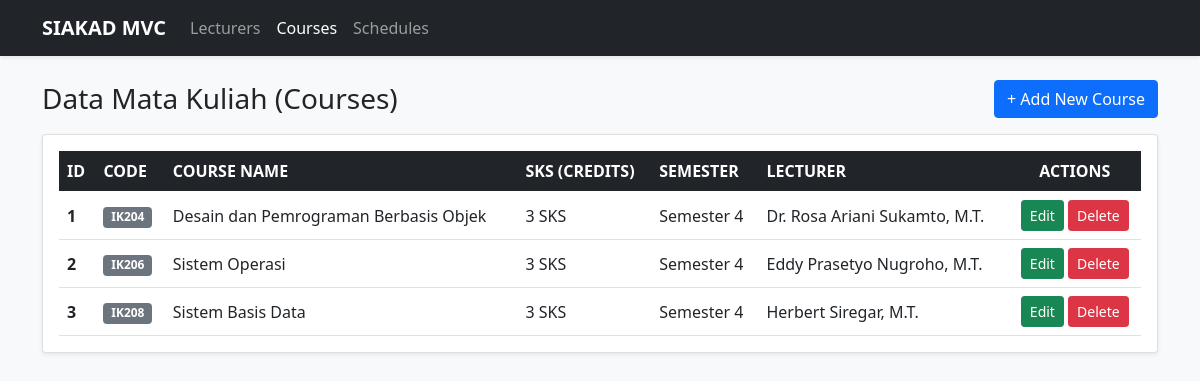
The app's page /Project/index.php?controller=courses&action=index with its own data.
### tables this page shows
CREATE TABLE `courses` (
  `id` INT(11) NOT NULL AUTO_INCREMENT,
  `code` VARCHAR(15) NOT NULL UNIQUE,
  `course_name` VARCHAR(100) NOT NULL,
  `credits` TINYINT(2) NOT NULL DEFAULT 3,
  `semester` TINYINT(2) NOT NULL DEFAULT 1,
  `lecturer_id` INT(11) NULL,
  PRIMARY KEY (`id`),
  CONSTRAINT `fk_courses_lecturer` FOREIGN KEY (`lecturer_id`) REFERENCES `lecturers`(`id`) ON DELETE SET NULL ON UPDATE CASCADE
);

CREATE TABLE `lecturers` (
  `id` INT(11) NOT NULL AUTO_INCREMENT,
  `name` VARCHAR(100) NOT NULL,
  `nidn` VARCHAR(20) NOT NULL UNIQUE,
  `phone` VARCHAR(20) NOT NULL,
  `join_date` DATE NOT NULL,
  `expertise` VARCHAR(100) NOT NULL DEFAULT 'Ilmu Komputer',
  PRIMARY KEY (`id`)
);

### Project/config/database.php (called while the page is built, shortened)
<?php
class Database
{
    private static ?Database $instance = null;
    private mysqli $conn;
    private string $host = "localhost";
    private string $username = "root";
    private string $password = "";
    private string $database = "db_tp8";
    private function __construct()
    {
        $this->conn = new mysqli($this->host, $this->username, $this->password, $this->database);
        $this->conn->set_charset("utf8mb4");
    }
    public static function getInstance(): Database
    {
        if (self::$instance === null) {
            self::$instance = new self();
        }
        return self::$instance;
    }
    public function getConnection(): mysqli
    {
        return $this->conn;
    }
}

### Project/controllers/CourseController.php (called while the page is built, shortened)
<?php
require_once __DIR__ . '/../models/Course.php';
class CourseController
{
    private Course $model;
    public function __construct()
    {
        $this->model = new Course();
    }
    public function index(): void
    {
        $courses = $this->model->getAll();
        $activeMenu = "courses";
        require __DIR__ . '/../views/layouts/header.php';
        require __DIR__ . '/../views/courses/index.php';
        require __DIR__ . '/../views/layouts/footer.php';
    }
}

### Project/models/Course.php (called while the page is built, shortened)
<?php
require_once __DIR__ . '/../config/database.php';
class Course
{
    private mysqli $db;
    public function __construct()
    {
        $this->db = Database::getInstance()->getConnection();
    }
    public function getAll(): array
    {
        $sql = "SELECT courses.*, lecturers.name AS lecturer_name, lecturers.nidn AS lecturer_nidn
                FROM courses
                LEFT JOIN lecturers ON courses.lecturer_id = lecturers.id
                ORDER BY courses.id ASC";
        $result = $this->db->query($sql);
        $data = [];
        if ($result) {
            while ($row = $result->fetch_assoc()) {
                $data[] = $row;
            }
        }
        return $data;
    }
}

### Project/views/courses/index.php (the view)
<div class="d-flex justify-content-between align-items-center mb-3">
  <h3 class="mb-0">Data Mata Kuliah (Courses)</h3>
  <a class="btn btn-primary" href="index.php?controller=courses&action=create">+ Add New Course</a>
</div>
<div class="card shadow-sm">
  <div class="card-body table-responsive">
    <table class="table table-hover align-middle mb-0">
      <thead class="table-dark">
        <tr>
          <th>ID</th>
          <th>CODE</th>
          <th>COURSE NAME</th>
          <th>SKS (CREDITS)</th>
          <th>SEMESTER</th>
          <th>LECTURER</th>
          <th class="text-center">ACTIONS</th>
        </tr>
      </thead>
      <tbody>
        <?php if (empty($courses)): ?>
          <tr><td colspan="7" class="text-center text-muted py-4">Belum ada data mata kuliah.</td></tr>
        <?php else: ?>
          <?php foreach ($courses as $row): ?>
            <tr>
              <th><?= htmlspecialchars($row['id']) ?></th>
              <td><span class="badge bg-secondary"><?= htmlspecialchars($row['code']) ?></span></td>
              <td><?= htmlspecialchars($row['course_name']) ?></td>
              <td><?= htmlspecialchars($row['credits']) ?> SKS</td>
              <td>Semester <?= htmlspecialchars($row['semester']) ?></td>
              <td><?= htmlspecialchars($row['lecturer_name'] ?? 'Belum ditentukan') ?></td>
              <td class="text-center">
                <a class="btn btn-sm btn-success" href="index.php?controller=courses&action=edit&id=<?= $row['id'] ?>">Edit</a>
                <a class="btn btn-sm btn-danger" href="index.php?controller=courses&action=delete&id=<?= $row['id'] ?>" onclick="return confirm('Menghapus mata kuliah akan menghapus jadwal terkait. Lanjutkan?')">Delete</a>
              </td>
            </tr>
          <?php endforeach; ?>
        <?php endif; ?>
      </tbody>
    </table>
  </div>
</div>

### Project/index.php (shortened to what this page needs)
<?php
$controllerName = $_GET['controller'] ?? 'lecturers';
$actionName     = $_GET['action'] ?? 'index';
switch ($controllerName) {
    case 'courses':
        require_once __DIR__ . '/controllers/CourseController.php';
        $controller = new CourseController();
        break;
}
if (method_exists($controller, $actionName)) {
    $controller->$actionName();
} else {
    $controller->index();
}

### Project/views/layouts/header.php (shortened to what this page needs)
<!doctype html>
<html lang="id">
<head>
  <link href="assets/css/bootstrap.min.css" rel="stylesheet">
</head>
<body class="bg-light">
  <nav class="navbar navbar-expand-lg navbar-dark bg-dark shadow-sm">
    <div class="container">
      <a class="navbar-brand fw-bold" href="index.php?controller=lecturers&action=index">SIAKAD MVC</a>
      <div class="collapse navbar-collapse" id="navbarNav">
        <ul class="navbar-nav">
          <li class="nav-item">
            <a class="nav-link <?= ($activeMenu ?? '') === 'lecturers' ? 'active fw-semibold' : '' ?>" href="index.php?controller=lecturers&action=index">Lecturers</a>
          </li>
          <li class="nav-item">
            <a class="nav-link <?= ($activeMenu ?? '') === 'courses' ? 'active fw-semibold' : '' ?>" href="index.php?controller=courses&action=index">Courses</a>
          </li>
          <li class="nav-item">
            <a class="nav-link <?= ($activeMenu ?? '') === 'schedules' ? 'active fw-semibold' : '' ?>" href="index.php?controller=schedules&action=index">Schedules</a>
          </li>
        </ul>
      </div>
    </div>
  </nav>
  <div class="container my-4">

### Project/views/layouts/footer.php (shortened to what this page needs)
  </div>
</body>
</html>

### records on screen
courses: id "1", code "IK204", course_name "Desain dan Pemrograman Berbasis Objek", credits "3", semester "4", lecturer.name "Dr. Rosa Ariani Sukamto, M.T."
courses: id "2", code "IK206", course_name "Sistem Operasi", credits "3", semester "4", lecturer.name "Eddy Prasetyo Nugroho, M.T."
courses: id "3", code "IK208", course_name "Sistem Basis Data", credits "3", semester "4", lecturer.name "Herbert Siregar, M.T."
